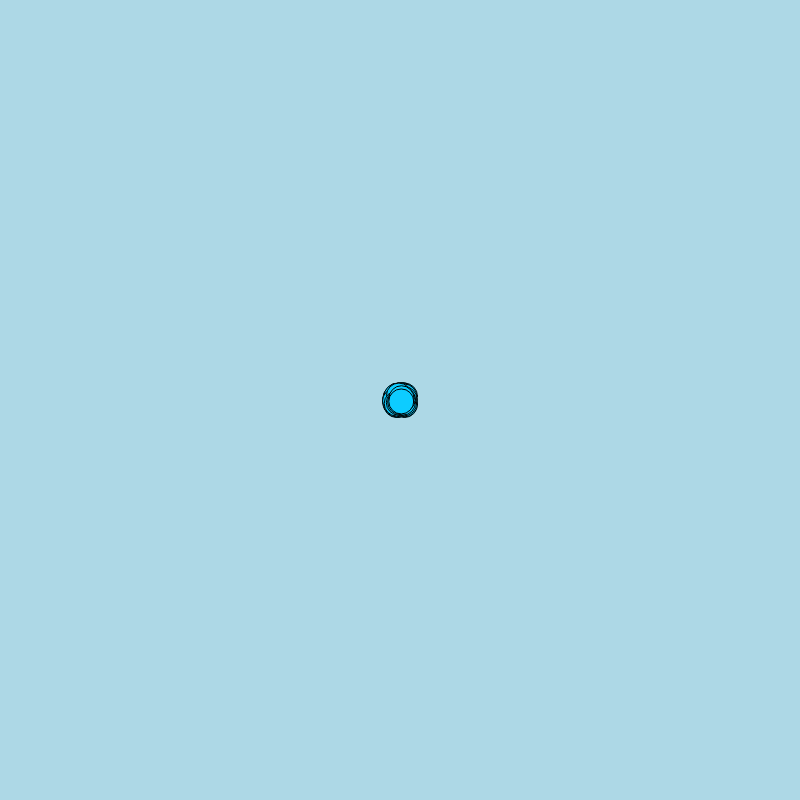
Frame 1 (no input)
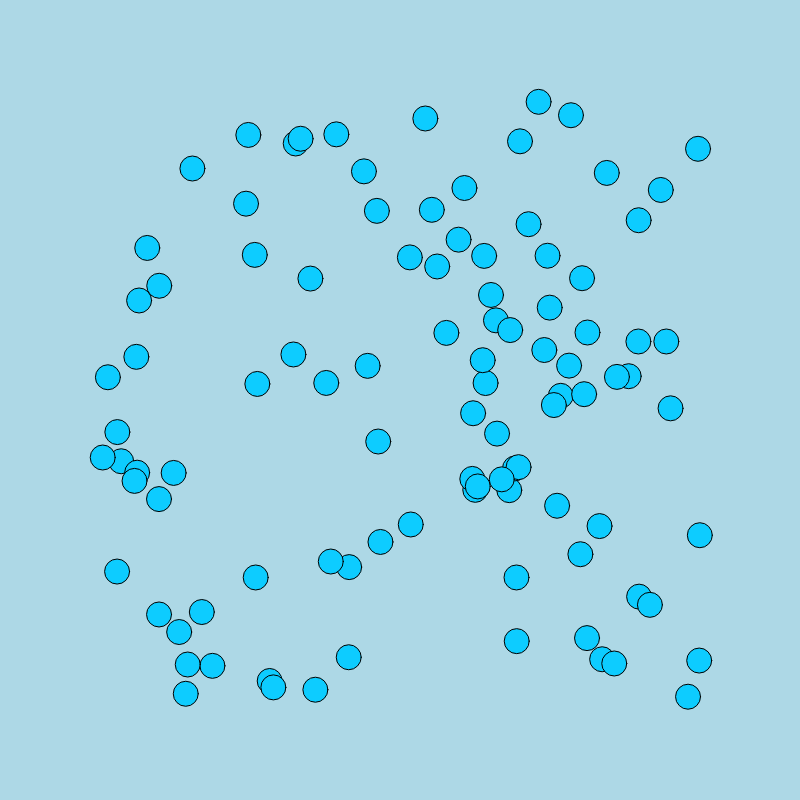
Frame 60 (no input)
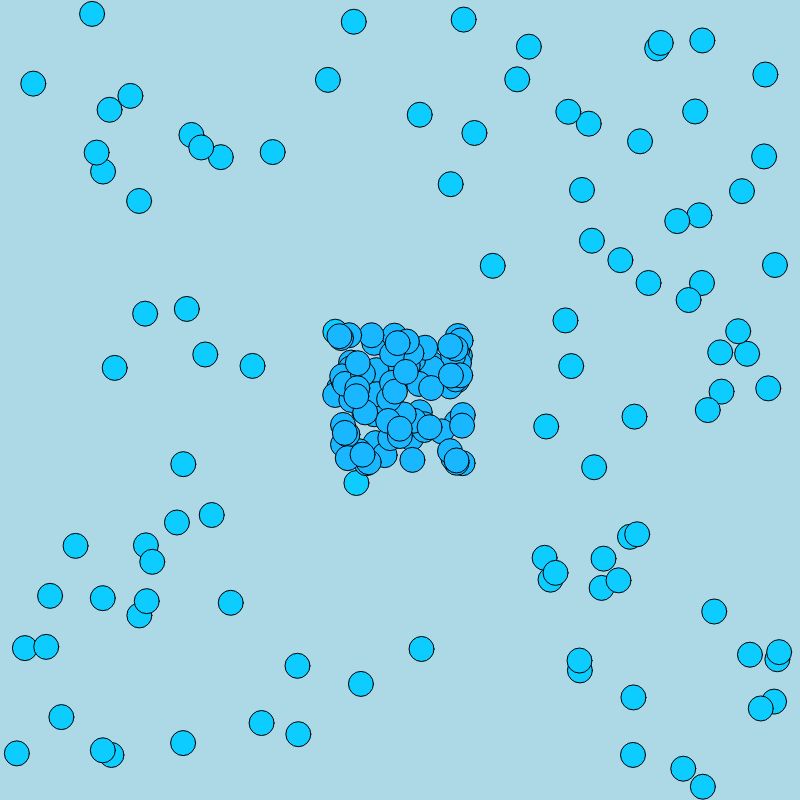
Frame 120 (the mouse pressed at the canvas centre since frame 60)

The p5.js sketch that drew these frames (run headless with seeded random() and noise() and a simulated clock; from frame 60 on, the mouse is pressed at the canvas centre):

// p5.js sketch
// ── sketch.js
let num_of_circles = 500

let circles = []

let positions = []
let velocities = []
let accelerations = []

function setup() {
  createCanvas(800, 800);
  background(173, 216, 230);

  for (let i = 0; i <= num_of_circles; i += 1) {
    positions[i] = createVector(400, 400);
    velocities[i] = createVector(random(-5, 5), random(-5, 5));
    circles[i] = new Ball(positions[i], velocities[i], accelerations[i], red, green, blue);
  }
}

function draw() {
  background(173, 216, 230);
  if (millis() < 27900) {
    scene_one();
  }
}

function scene_one() {
  // Display objects
  for (let i = 0; i < 100; i += 1)  {
    circles[i].update();
    circles[i].display(13, 204, 255);
  }

  if (millis() > 1800) {
    for (let i = 100; i < 200; i += 1)  {
      circles[i].update();
      circles[i].display(24, 183, 255);
    }
  }

  if (millis() > 3600) {
    for (let i = 200; i < 300; i += 1)  {
      circles[i].update();
      circles[i].display(38, 157, 255);
    }
  }

  if (millis() > 5400) {
    for (let i = 300; i < 400; i += 1)  {
      circles[i].update();
      circles[i].display(57, 122, 255);
    }
  }

  if (millis() > 7200) {
    for (let i = 400; i <= 500; i += 1)  {
      circles[i].update();
      circles[i].display(25, 71, 255);
    }
  }

  // Accelerate objects
  if (millis() > 10000) {
    for (let i = 0; i < 100; i += 1)  {
      circles[i].display(13, 204, 255);
      circles[i].accelerate();
    }
    for (let i = 100; i < 200; i += 1)  {
      circles[i].display(24, 183, 255);
      circles[i].accelerate();
    }
    for (let i = 200; i < 300; i += 1)  {
      circles[i].display(38, 157, 255);
      circles[i].accelerate();
    }
    for (let i = 300; i < 400; i += 1)  {
      circles[i].display(57, 122, 255);
      circles[i].accelerate();
    }
    for (let i = 400; i <= 500; i += 1)  {
      circles[i].display(25, 71, 255);
      circles[i].accelerate();
    }
  }

  // Flicker Slow
  if (millis() > 25000 && millis() < 25200) {
    background(173, 216, 230);
  }

  if (millis() > 25400 && millis() < 25600) {
    background(173, 216, 230);
  }

  if (millis() > 25800 && millis() < 26000) {
    background(173, 216, 230);
  }

  if (millis() > 26200 && millis() < 26400) {
    background(173, 216, 230);
  }

  if (millis() > 26600 && millis() < 26800) {
    background(173, 216, 230);
  }

  // Flicker Fast
  if (millis() > 26900 && millis() < 27000) {
    background(173, 216, 230);
  }

  if (millis() > 27100 && millis() < 27200) {
    background(173, 216, 230);
  }

  if (millis() > 27300 && millis() < 27400) {
    background(173, 216, 230);
  }

  if (millis() > 27500 && millis() < 27600) {
    background(173, 216, 230);
  }

  if (millis() > 27700 && millis() < 27800) {
    background(173, 216, 230);
  }
  
  if (millis() > 27900) {
    background(173, 216, 230);
  }
}

class Ball {
  constructor(position, velocity, acceleration, red, green, blue) {
    this.position = position;
    this.velocity = velocity;
    this.acceleration = acceleration
    this.maxspeed = 20;
  }

  update() {
    this.position.add(this.velocity);
    if ((this.position.x + 12.5 > width) || (this.position.x - 12.5 < 0)) {
      this.velocity.x = -this.velocity.x;
    }
    if ((this.position.y + 12.5 > height) || (this.position.y - 12.5 < 0)) {
      this.velocity.y = -this.velocity.y;
    }
  }

  accelerate() {
    this.velocity.mult(1.01);
    this.velocity.limit(this.maxspeed);
  }

  display(red, green, blue) {
    stroke(0);
    fill(red, green, blue);
    circle(this.position.x, this.position.y, 25);
  }
}
